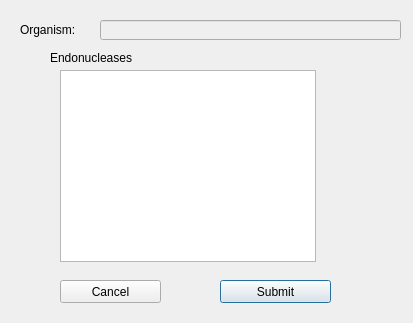
<?xml version="1.0" encoding="UTF-8"?>
<ui version="4.0">
 <class>coTargetingSettings</class>
 <widget class="QDialog" name="coTargetingSettings">
  <property name="geometry">
   <rect>
    <x>0</x>
    <y>0</y>
    <width>413</width>
    <height>323</height>
   </rect>
  </property>
  <property name="windowTitle">
   <string>Dialog</string>
  </property>
  <widget class="QLabel" name="organism_name_label">
   <property name="geometry">
    <rect>
     <x>20</x>
     <y>20</y>
     <width>71</width>
     <height>20</height>
    </rect>
   </property>
   <property name="text">
    <string>Organism:</string>
   </property>
  </widget>
  <widget class="QLineEdit" name="orgName">
   <property name="enabled">
    <bool>false</bool>
   </property>
   <property name="geometry">
    <rect>
     <x>100</x>
     <y>20</y>
     <width>301</width>
     <height>20</height>
    </rect>
   </property>
   <property name="toolTip">
    <string>&lt;html&gt;&lt;head/&gt;&lt;body&gt;&lt;p&gt;This is the organism that targets have been searched for&lt;/p&gt;&lt;/body&gt;&lt;/html&gt;</string>
   </property>
  </widget>
  <widget class="QLabel" name="endo_label">
   <property name="geometry">
    <rect>
     <x>50</x>
     <y>50</y>
     <width>291</width>
     <height>16</height>
    </rect>
   </property>
   <property name="text">
    <string>Endonucleases</string>
   </property>
  </widget>
  <widget class="QTableWidget" name="endo_table">
   <property name="geometry">
    <rect>
     <x>60</x>
     <y>70</y>
     <width>256</width>
     <height>192</height>
    </rect>
   </property>
   <property name="toolTip">
    <string>&lt;html&gt;&lt;head/&gt;&lt;body&gt;&lt;p&gt;These are the list of endonucleases available for this organism. &lt;/p&gt;&lt;p&gt;Select which endonucleases you want shown at the same time.&lt;/p&gt;&lt;/body&gt;&lt;/html&gt;</string>
   </property>
   <property name="verticalScrollMode">
    <enum>QAbstractItemView::ScrollPerPixel</enum>
   </property>
   <property name="horizontalScrollMode">
    <enum>QAbstractItemView::ScrollPerPixel</enum>
   </property>
  </widget>
  <widget class="QPushButton" name="submit_button">
   <property name="geometry">
    <rect>
     <x>220</x>
     <y>280</y>
     <width>111</width>
     <height>23</height>
    </rect>
   </property>
   <property name="toolTip">
    <string>&lt;html&gt;&lt;head/&gt;&lt;body&gt;&lt;p&gt;Submit button. &lt;br/&gt;Takes the endonucleases selected, and shows them in the same table in the resutls window.&lt;/p&gt;&lt;/body&gt;&lt;/html&gt;</string>
   </property>
   <property name="text">
    <string>Submit</string>
   </property>
  </widget>
  <widget class="QPushButton" name="cancel_button">
   <property name="geometry">
    <rect>
     <x>60</x>
     <y>280</y>
     <width>101</width>
     <height>23</height>
    </rect>
   </property>
   <property name="toolTip">
    <string>&lt;html&gt;&lt;head/&gt;&lt;body&gt;&lt;p&gt;Cancel button. Cancels everything, and closes out of this window&lt;/p&gt;&lt;/body&gt;&lt;/html&gt;</string>
   </property>
   <property name="text">
    <string>Cancel</string>
   </property>
  </widget>
 </widget>
 <resources/>
 <connections/>
</ui>
